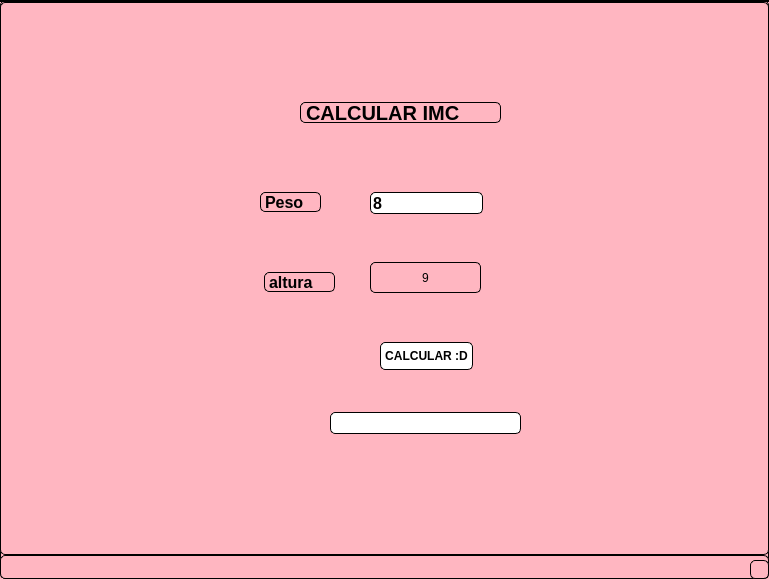
<?xml version="1.0" encoding="UTF-8"?>
<ui version="4.0">
 <class>MainWindow</class>
 <widget class="QMainWindow" name="MainWindow">
  <property name="geometry">
   <rect>
    <x>0</x>
    <y>0</y>
    <width>769</width>
    <height>579</height>
   </rect>
  </property>
  <property name="windowTitle">
   <string>MainWindow</string>
  </property>
  <property name="styleSheet">
   <string notr="true">background-color: rgb(255, 182, 193);
border: 1px solid rgb(0, 0, 0);
border-radius: 5px;
background-color: rgb(255, 182, 193);
</string>
  </property>
  <widget class="QWidget" name="centralwidget">
   <widget class="QLabel" name="label_3">
    <property name="geometry">
     <rect>
      <x>300</x>
      <y>100</y>
      <width>201</width>
      <height>21</height>
     </rect>
    </property>
    <property name="font">
     <font>
      <pointsize>15</pointsize>
      <weight>75</weight>
      <bold>true</bold>
     </font>
    </property>
    <property name="text">
     <string>CALCULAR IMC</string>
    </property>
   </widget>
   <widget class="QLabel" name="label">
    <property name="geometry">
     <rect>
      <x>260</x>
      <y>190</y>
      <width>61</width>
      <height>20</height>
     </rect>
    </property>
    <property name="font">
     <font>
      <pointsize>12</pointsize>
      <weight>75</weight>
      <bold>true</bold>
     </font>
    </property>
    <property name="text">
     <string>Peso</string>
    </property>
   </widget>
   <widget class="QLabel" name="label_2">
    <property name="geometry">
     <rect>
      <x>264</x>
      <y>270</y>
      <width>71</width>
      <height>20</height>
     </rect>
    </property>
    <property name="font">
     <font>
      <pointsize>12</pointsize>
      <weight>75</weight>
      <italic>false</italic>
      <bold>true</bold>
     </font>
    </property>
    <property name="text">
     <string>altura</string>
    </property>
   </widget>
   <widget class="QPushButton" name="btn_calcular">
    <property name="geometry">
     <rect>
      <x>380</x>
      <y>340</y>
      <width>93</width>
      <height>28</height>
     </rect>
    </property>
    <property name="font">
     <font>
      <weight>75</weight>
      <bold>true</bold>
     </font>
    </property>
    <property name="styleSheet">
     <string notr="true">background-color: rgb(255, 255, 255);
border: 1px solid rgb(0, 0, 0);
border-radius: 5px;
</string>
    </property>
    <property name="text">
     <string>CALCULAR :D</string>
    </property>
   </widget>
   <widget class="QLineEdit" name="lbl_resultado">
    <property name="geometry">
     <rect>
      <x>330</x>
      <y>410</y>
      <width>191</width>
      <height>22</height>
     </rect>
    </property>
    <property name="font">
     <font>
      <pointsize>12</pointsize>
      <weight>75</weight>
      <bold>true</bold>
     </font>
    </property>
    <property name="styleSheet">
     <string notr="true">background-color: rgb(255, 255, 255);
border: 1px solid rgb(0, 0, 0);
</string>
    </property>
   </widget>
   <widget class="QLineEdit" name="txt_peso">
    <property name="geometry">
     <rect>
      <x>370</x>
      <y>190</y>
      <width>113</width>
      <height>22</height>
     </rect>
    </property>
    <property name="font">
     <font>
      <pointsize>12</pointsize>
      <weight>75</weight>
      <bold>true</bold>
     </font>
    </property>
    <property name="styleSheet">
     <string notr="true">background-color: rgb(255, 255, 255);
border: 1px solid rgb(0, 0, 0);
</string>
    </property>
    <property name="text">
     <string>8</string>
    </property>
   </widget>
   <widget class="QPushButton" name="pushButton">
    <property name="geometry">
     <rect>
      <x>370</x>
      <y>260</y>
      <width>111</width>
      <height>31</height>
     </rect>
    </property>
    <property name="text">
     <string>9</string>
    </property>
   </widget>
  </widget>
  <widget class="QMenuBar" name="menubar">
   <property name="geometry">
    <rect>
     <x>0</x>
     <y>0</y>
     <width>769</width>
     <height>23</height>
    </rect>
   </property>
  </widget>
  <widget class="QStatusBar" name="statusbar"/>
 </widget>
 <resources/>
 <connections/>
</ui>
